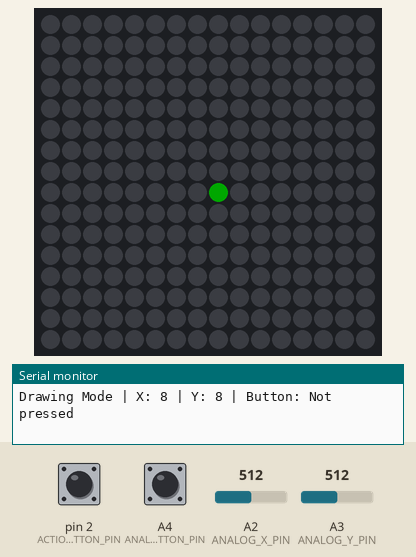
Bench run of a sketch on a simulated Arduino Uno, built with avr-gcc and run on an emulated ATmega328P. On the bench: 16×16 RGB LED matrix (first LED top left, wired row by row), the last lines printed to the serial monitor. The test bench sets the inputs (shaded band); at power-on: pin 2 (ACTION_BUTTON_PIN) HIGH, A2 (ANALOG_X_PIN) = 512, A3 (ANALOG_Y_PIN) = 512, A4 (ANALOG_BUTTON_PIN) HIGH. Dim RGB values are drawn brighter than linear.

Above: at 1.2 s.
1.3 s: pin 2 (ACTION_BUTTON_PIN) pulled LOW for 0.25 s
3.4 s: pin 2 (ACTION_BUTTON_PIN) pulled LOW for 1 s
5.9 s: A2 (ANALOG_X_PIN) set to 716
At 7.61 s:
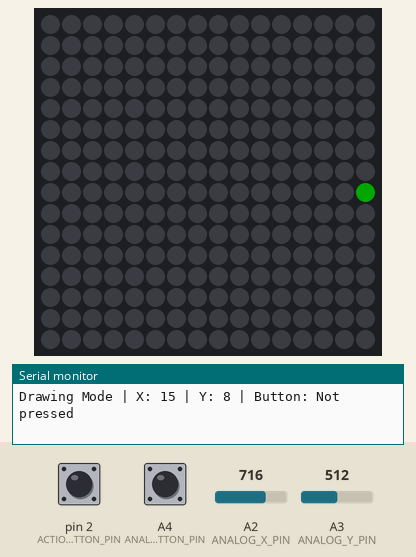
7.7 s: A3 (ANALOG_Y_PIN) set to 716
9.5 s: A2 (ANALOG_X_PIN) set to 306
11.1 s: A4 (ANALOG_BUTTON_PIN) pulled LOW for 0.25 s
At 13.9 s:
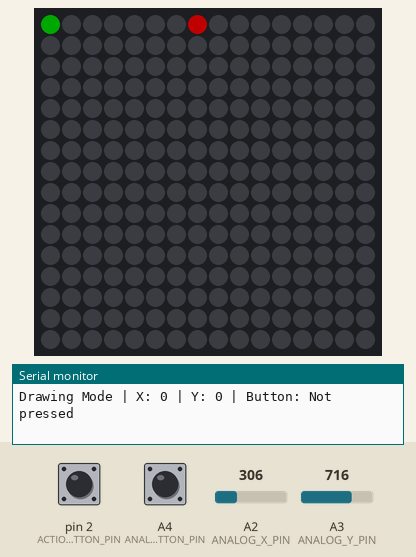
Timing chart, 0 to 14.9 s (numbered marks = the images above; inputs shaded):
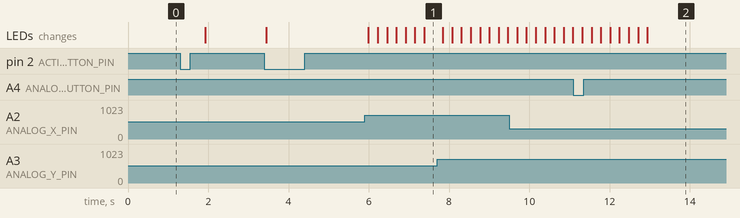

Measured:
- after the input at 5.9 s, the LEDs: first change after 0.09 s (image 1 shows a later state)
- after the input at 11.1 s, the LEDs: first differ from a run without the input after 0.45 s (image 2 shows a later state)

The sketch:

panelOfLife.ino
```cpp
#include <FastLED.h>

// LED Matrix Configuration
#define NUM_LEDS 256
#define DATA_PIN 13
#define MATRIX_WIDTH 16
#define MATRIX_HEIGHT 16

// Joystick Configuration
#define ANALOG_X_PIN A2
#define ANALOG_Y_PIN A3
#define ANALOG_BUTTON_PIN A4

// Action Button Configuration
#define ACTION_BUTTON_PIN 2  // Action button on pin 2

// Default values when axis not actioned
#define ANALOG_X_CORRECTION 122
#define ANALOG_Y_CORRECTION 129

// Define the array of leds
CRGB leds[NUM_LEDS];

// Keep track of drawn pixels - will be used for Game of Life
bool drawnPixels[NUM_LEDS] = {false};
bool nextGeneration[NUM_LEDS] = {false}; // Buffer for next generation

// Cursor position
uint8_t cursorX = MATRIX_WIDTH / 2;  // Start in the middle
uint8_t cursorY = MATRIX_HEIGHT / 2; // Start in the middle

// Cursor and drawing colors
CRGB cursorColor = CRGB::Green;
CRGB drawColor = CRGB::Red;
CRGB lifeColor = CRGB::Red;  // Same color for Game of Life cells

// Operating modes
#define MODE_DRAWING 0
#define MODE_GAME_OF_LIFE 1
uint8_t currentMode = MODE_DRAWING;

// Button timing variables
unsigned long lastActionButtonPress = 0;
bool actionButtonPressed = false;
bool actionButtonWasPressed = false;

struct analog {
  short x, y;
  bool buttonPressed;
};

// Game of Life generation counter
unsigned int generationCount = 0;
unsigned long lastGenerationTime = 0;
#define GENERATION_DELAY 500  // Time between generations in milliseconds

void setup() {
  // Initialize joystick
  pinMode(ANALOG_BUTTON_PIN, INPUT_PULLUP);

  // Initialize action button
  pinMode(ACTION_BUTTON_PIN, INPUT_PULLUP);

  // Initialize LED matrix
  FastLED.addLeds<WS2812, DATA_PIN, GRB>(leds, NUM_LEDS); // GRB color order for WS2812
  FastLED.setBrightness(84);

  // Clear the display
  FastLED.clear();
  FastLED.show();

  Serial.begin(115200);
  Serial.println("Joystick LED Drawing Tool with Game of Life initialized");
}

void loop() {
  // Read joystick values
  analog joystick;
  joystick.x = readAnalogAxisLevel(ANALOG_X_PIN) - ANALOG_X_CORRECTION;
  joystick.y = readAnalogAxisLevel(ANALOG_Y_PIN) - ANALOG_Y_CORRECTION;
  joystick.buttonPressed = isAnalogButtonPressed(ANALOG_BUTTON_PIN);

  // Handle the action button with improved logic
  handleActionButton();

  // Handle the current mode
  if (currentMode == MODE_DRAWING) {
    handleDrawingMode(joystick);
  } else if (currentMode == MODE_GAME_OF_LIFE) {
    handleGameOfLifeMode();
  }

  delay(50); // Small delay for smoother operation
}

void handleActionButton() {
  // Read current state of action button (LOW when pressed because of INPUT_PULLUP)
  bool currentButtonState = (digitalRead(ACTION_BUTTON_PIN) == LOW);

  // Button press detection (edge detection - only triggers once when button is pressed)
  if (currentButtonState && !actionButtonPressed) {
    actionButtonPressed = true;

    // Check for double press (two presses within 500ms)
    if (millis() - lastActionButtonPress < 500) {
      // Double press detected - clear the grid
      clearAllDrawnPixels();
      currentMode = MODE_DRAWING;
      Serial.println("Double press - Clearing grid and returning to drawing mode");
    } else {
      // Single press - toggle mode
      if (currentMode == MODE_DRAWING) {
        currentMode = MODE_GAME_OF_LIFE;
        generationCount = 0;
        lastGenerationTime = millis();
        Serial.println("Switching to Game of Life mode");
      } else {
        currentMode = MODE_DRAWING;
        Serial.println("Switching to Drawing mode");
      }
    }

    lastActionButtonPress = millis();
  }
  // Button release detection
  else if (!currentButtonState && actionButtonPressed) {
    actionButtonPressed = false;
  }

  // Update previous button state
  actionButtonWasPressed = actionButtonPressed;
}

void handleDrawingMode(analog joystick) {
  // Store previous cursor position
  uint16_t oldCursorIndex = XY(cursorX, cursorY);

  // Update cursor position based on joystick input
  updateCursorPosition(joystick.x, joystick.y);

  // Get new cursor position
  uint16_t newCursorIndex = XY(cursorX, cursorY);

  // Check if joystick button is pressed to draw at current position
  if (joystick.buttonPressed) {
    drawnPixels[newCursorIndex] = true;
  }

  // Only update LEDs that need changing

  // If cursor moved, update old position
  if (oldCursorIndex != newCursorIndex) {
    // If old position was drawn, set to draw color
    if (drawnPixels[oldCursorIndex]) {
      leds[oldCursorIndex] = drawColor;
    } else {
      // Otherwise turn it off
      leds[oldCursorIndex] = CRGB::Black;
    }
  }

  // Update new cursor position (always displays cursor color)
  leds[newCursorIndex] = cursorColor;

  // Only need to show the updated LEDs
  FastLED.show();

  // Debug output
  Serial.print("Drawing Mode | X: ");
  Serial.print(cursorX);
  Serial.print(" | Y: ");
  Serial.print(cursorY);
  Serial.print(" | Button: ");
  Serial.println(joystick.buttonPressed ? "Pressed" : "Not pressed");
  delay(170);
}

void handleGameOfLifeMode() {
  unsigned long currentTime = millis();

  // Only update at specific intervals
  if ((currentTime - lastGenerationTime) >= GENERATION_DELAY) {
    // Time to calculate next generation
    evolveGameOfLife();

    // Update display to show current generation
    updateGameOfLifeDisplay();

    // Update timing variables
    lastGenerationTime = currentTime;
    generationCount++;

    Serial.print("Game of Life Mode | Generation: ");
    Serial.println(generationCount);
  }
}

void evolveGameOfLife() {
  // Calculate next generation based on current state
  for (int y = 0; y < MATRIX_HEIGHT; y++) {
    for (int x = 0; x < MATRIX_WIDTH; x++) {
      int currentIndex = XY(x, y);
      bool currentState = drawnPixels[currentIndex];
      int neighbors = countLiveNeighbors(x, y);

      // Apply Game of Life rules
      if (currentState) { // Cell is alive
        // Live cell with 2 or 3 live neighbors survives
        nextGeneration[currentIndex] = (neighbors == 2 || neighbors == 3);
      } else { // Cell is dead
        // Dead cell with exactly 3 live neighbors becomes alive
        nextGeneration[currentIndex] = (neighbors == 3);
      }
    }
  }

  // Copy next generation to current
  for (int i = 0; i < NUM_LEDS; i++) {
    drawnPixels[i] = nextGeneration[i];
  }
}

int countLiveNeighbors(int x, int y) {
  int count = 0;

  // Check all 8 surrounding cells
  for (int dy = -1; dy <= 1; dy++) {
    for (int dx = -1; dx <= 1; dx++) {
      // Skip the cell itself
      if (dx == 0 && dy == 0) {
        continue;
      }

      int nx = x + dx;
      int ny = y + dy;

      // Make sure we don't go out of bounds (no wrap-around)
      if (nx >= 0 && nx < MATRIX_WIDTH && ny >= 0 && ny < MATRIX_HEIGHT) {
        // Check if this neighbor is alive
        if (drawnPixels[XY(nx, ny)]) {
          count++;
        }
      }
    }
  }

  return count;
}

void updateGameOfLifeDisplay() {
  // Update the LED display based on the current state
  FastLED.clear();

  // Display all live cells
  for (int i = 0; i < NUM_LEDS; i++) {
    if (drawnPixels[i]) {
      leds[i] = lifeColor;
    }
  }

  // Show the updated display
  FastLED.show();
}

// Map from (x, y) coordinates to LED index, accounting for zigzag pattern
uint16_t XY(uint8_t x, uint8_t y) {
  if (y % 2 == 0) {
    // Even rows left to right
    return (y * MATRIX_WIDTH) + x;
  } else {
    // Odd rows right to left
    return (y * MATRIX_WIDTH) + (MATRIX_WIDTH - 1 - x);
  }
}

// Update cursor position based on joystick input
void updateCursorPosition(short joystickX, short joystickY) {
  // Only move if joystick is pushed significantly
  if (joystickX > 20) {
    cursorX = min(cursorX + 1, MATRIX_WIDTH - 1);
  } else if (joystickX < -20) {
    cursorX = max(cursorX - 1, 0);
  }

  // Y-axis inverted as requested
  if (joystickY < -20) {
    cursorY = min(cursorY + 1, MATRIX_HEIGHT - 1);
  } else if (joystickY > 20) {
    cursorY = max(cursorY - 1, 0);
  }
}

// Clear all drawn pixels
void clearAllDrawnPixels() {
  // Reset the drawn pixels array
  memset(drawnPixels, 0, sizeof(drawnPixels));
  memset(nextGeneration, 0, sizeof(nextGeneration));

  // Clear the display
  FastLED.clear();

  // Set only the cursor position if in drawing mode
  if (currentMode == MODE_DRAWING) {
    uint16_t cursorIndex = XY(cursorX, cursorY);
    leds[cursorIndex] = cursorColor;
  }

  // Update the display
  FastLED.show();
}

// Read analog axis level from the joystick
byte readAnalogAxisLevel(int pin) {
  return map(analogRead(pin), 0, 1023, 0, 255);
}

// Check if the joystick button is pressed
bool isAnalogButtonPressed(int pin) {
  return digitalRead(pin) == 0;
}
```
